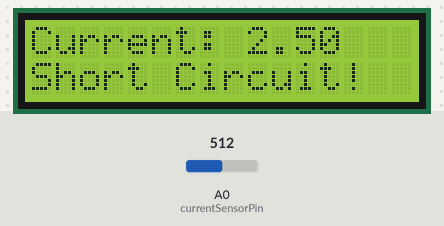
A sketch run on a simulated Arduino Uno, built with avr-gcc and run on an emulated ATmega328P. Shown: 16×2 character LCD. Inputs (shaded band) come from the test bench; at power-on: A0 (currentSensorPin) = 512. The modem accepts every AT command (registered, SIM ready, sends succeed) and sends nothing else; what the sketch prints to the serial monitor is not drawn.

Above: at 3.4 s.
3.5 s: A0 (currentSensorPin) set to 425
At 17.0 s:
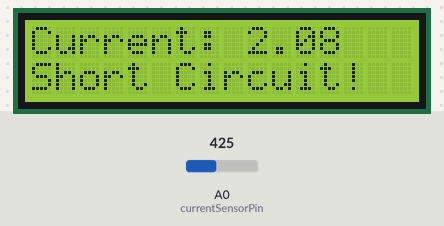
17.5 s: A0 (currentSensorPin) set to 399
At 31.3 s:
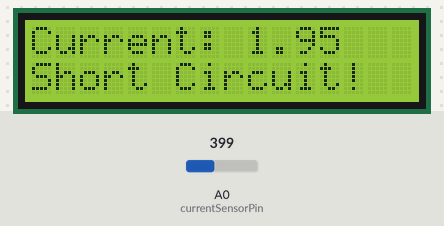
31.5 s: A0 (currentSensorPin) set to 306
At 32.7 s:
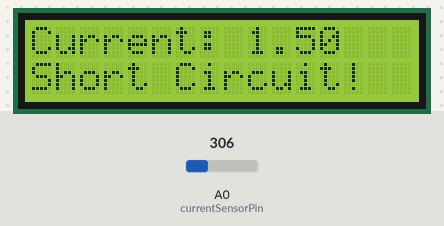
Timing chart, 0 to 34.5 s (numbered marks = the images above; inputs shaded):
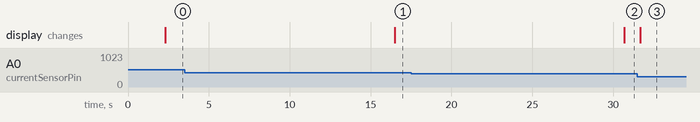

Measured:
- after the input at 3.5 s, the display: changes after 13.0 s (image 1)
- after the input at 17.5 s, the display: changes after 13.2 s (image 2)
- after the input at 31.5 s, the display: changes after 0.19 s (image 3)

The sketch:

short-circuit-sms-alert.ino
```cpp
#include <Wire.h>
#include <LiquidCrystal_I2C.h>
#include <SoftwareSerial.h>

// Initialize the LCD display
LiquidCrystal_I2C lcd(0x27, 16, 2); // Adjust the address if necessary

// Initialize the SoftwareSerial for GSM communication
SoftwareSerial mySerial(9, 10);

// Define the analog pin for the current sensor
const int currentSensorPin = A0;

// Threshold for detecting a short circuit
const float shortCircuitThreshold = 2.0; // Adjust based on your sensor and requirement

void setup() {
  // Initialize LCD
  lcd.begin(16, 2);
  lcd.backlight();
  lcd.print("System Initializing");

  // Initialize GSM Module
  mySerial.begin(9600); // Setting the baud rate of GSM Module
  Serial.begin(9600);   // Setting the baud rate of Serial Monitor (Arduino)
  delay(100);

  gsmInit(); // Initialize GSM module

  // Display ready message
  lcd.clear();
  lcd.print("System Ready");
}

void loop() {
  // Read the current sensor value
  int sensorValue = analogRead(currentSensorPin);
  float voltage = sensorValue * (5.0 / 1023.0);

  // Debug: Print the sensor value to Serial Monitor
  Serial.print("Current Sensor Voltage: ");
  Serial.println(voltage);

  // Display current reading on LCD
  lcd.setCursor(0, 0);
  lcd.print("Current: ");
  lcd.print(voltage);

  // Check for short circuit
  if (voltage >= shortCircuitThreshold) {
    // Short circuit detected
    lcd.setCursor(0, 1);
    lcd.print("Short Circuit!");

    // Send SMS notification
    sendSMS("Short Circuit Detected!");

    // Wait for a while to avoid spamming messages
    delay(10000); // 10 seconds delay
  }

  // Small delay for the loop
  delay(1000);
}

void sendSMS(String msg) {
  mySerial.println("AT+CMGF=1");    // Sets the GSM Module in Text Mode
  delay(1000);
  mySerial.print("AT+CMGS=\"+91XXXXXXXXXX\"\r"); // Replace with mobile number
  delay(1000);
  mySerial.println(msg); // The SMS text you want to send
  delay(100);
  mySerial.println((char)26); // ASCII code of CTRL+Z
  delay(1000);
}

void gsmInit() {
  bool at_flag = true;
  while (at_flag) {
    mySerial.println("AT");
    long timeout = millis() + 5000; // Timeout of 5 seconds
    while (mySerial.available() == 0 && millis() < timeout) {
      delay(10);
    }
    if (mySerial.find("OK")) {
      at_flag = false;
    } else {
      delay(1000);
    }
  }
  mySerial.println("ATE0");
  bool net_flag = true;
  while (net_flag) {
    mySerial.println("AT+CPIN?");
    long timeout = millis() + 5000; // Timeout of 5 seconds
    while (mySerial.available() == 0 && millis() < timeout) {
      delay(10);
    }
    if (mySerial.find("READY")) {
      net_flag = false;
    } else {
      delay(1000);
    }
  }
  mySerial.println("AT+CNMI=2,2,0,0,0");
  delay(1000);
  mySerial.println("AT+CMGF=1");
  delay(1000);
  mySerial.println("AT+CSMP=17,167,0,0");
  mySerial.flush();
}
```
